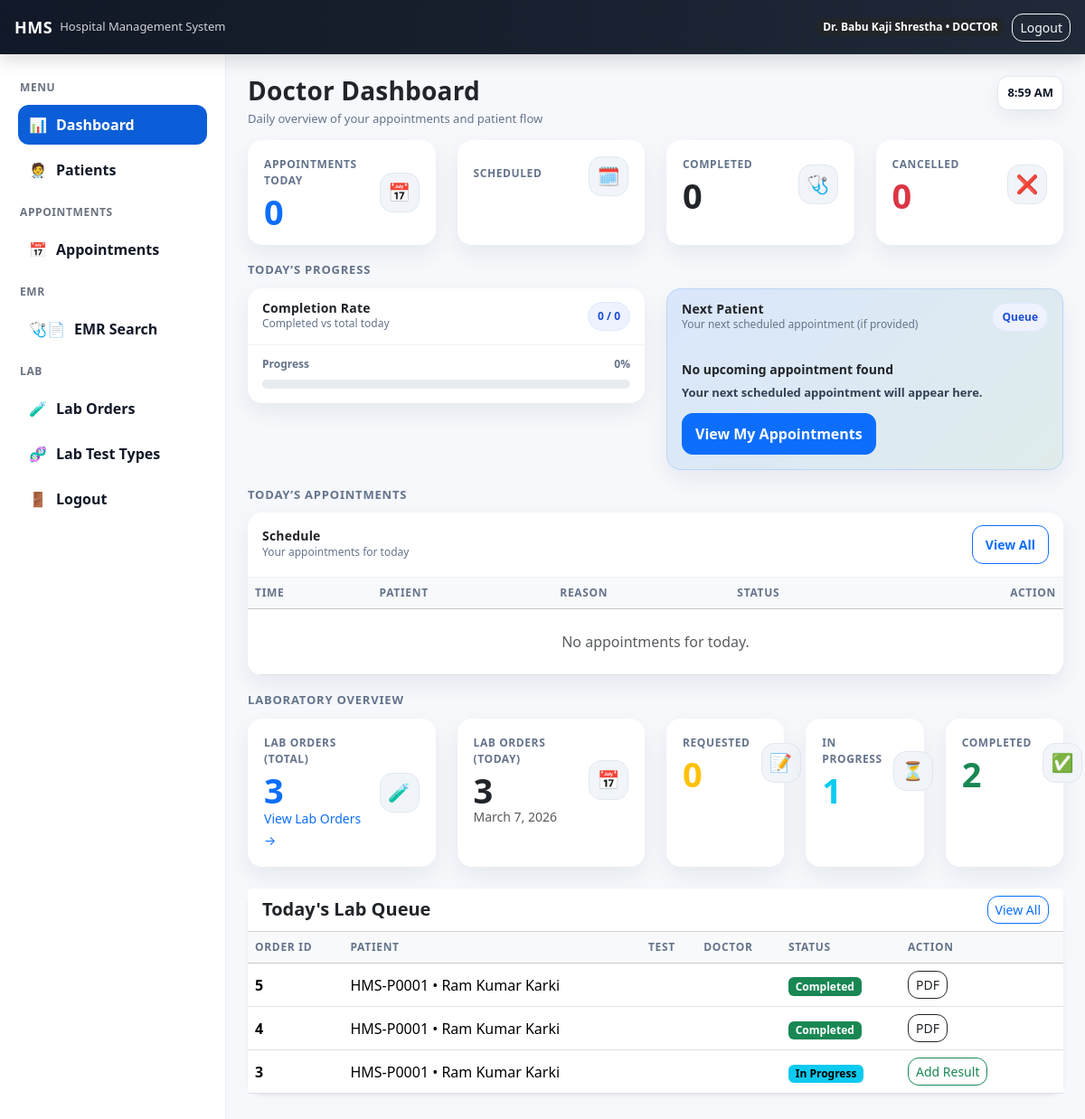
Screenshot of / (signed in) with the database file from the repository.
### accounts/models.py (models this page shows, shortened)
class User(AbstractUser):
    class Role(models.TextChoices):
        ADMIN = 'ADMIN', 'Admin'
        DOCTOR = 'DOCTOR', 'Doctor'
        NURSE = 'NURSE', 'Nurse'
        RECEPTION = 'RECEPTION', 'Reception'
        LAB = 'LAB', 'Lab'
        PHARMACY = 'PHARMACY', 'Pharmacy'
        HR = 'HR', 'HR'
        CASHIER = "CASHIER", "Cashier"
        ACCOUNTANT = "ACCOUNTANT", "Accountant"
    full_name = models.CharField(max_length=150)
    phone_number = models.CharField(max_length=20, blank=True)
    email = models.EmailField(unique=True)
    role = models.CharField(max_length=20, choices=Role.choices, default=Role.RECEPTION)
    department = models.ForeignKey(
        Department, on_delete=models.SET_NULL, null=True, blank=True
    )
    specialization = models.ForeignKey(
        "Specialization",
        on_delete=models.SET_NULL,
        null=True,
        blank=True,
        related_name="doctors"
    )

class LabOrder(models.Model):
    class Status(models.TextChoices):
        REQUESTED = "REQUESTED", "Requested"
        SAMPLE_COLLECTED = "SAMPLE_COLLECTED", "Sample Collected"
        IN_PROGRESS = "IN_PROGRESS", "In Progress"
        COMPLETED = "COMPLETED", "Completed"
        CANCELLED = "CANCELLED", "Cancelled"
    patient = models.ForeignKey("Patient", on_delete=models.CASCADE, related_name="lab_orders")
    requested_by = models.ForeignKey(settings.AUTH_USER_MODEL, on_delete=models.SET_NULL, null=True, related_name="lab_requests")
    status = models.CharField(max_length=30, choices=Status.choices, default=Status.REQUESTED)
    notes = models.TextField(blank=True, default="")
    created_at = models.DateTimeField(auto_now_add=True)
    updated_at = models.DateTimeField(auto_now_add=True)

class Patient(models.Model):
    patient_id = models.CharField(max_length=20, unique=True, editable=False)
    full_name = models.CharField(max_length=150)
    phone_number = models.CharField(max_length=20, blank=True)
    email = models.EmailField(blank=True, null=True)
    address = models.CharField(max_length=255, blank=True)
    gender = models.CharField(max_length=10, choices=[("MALE", "Male"), ("FEMALE", "Female"), ("OTHER", "Other")], blank=True)
    dob = models.DateField(blank=True, null=True)
    created_at = models.DateTimeField(auto_now_add=True)
    assigned_doctor = models.ForeignKey(
        settings.AUTH_USER_MODEL,
        on_delete=models.SET_NULL,
        null=True,
        blank=True,
        related_name="assigned_patients",
        limit_choices_to={"role": "DOCTOR"}
    )

### accounts/views.py (the view, shortened to what this page needs)
# urls.py: path('', dashboard_view, name='dashboard'),
@login_required
def dashboard_view(request):
    role = getattr(request.user, "role", "")
    today = date.today()
    if role == "DOCTOR":
        qs_today = Appointment.objects.filter(
            doctor=request.user,
            appointment_date=today
        )
        today_my_scheduled = Appointment.objects.filter(
            doctor=request.user, status=Appointment.Status.SCHEDULED
        ).count()
        my_today = Appointment.objects.filter(
            doctor=request.user, appointment_date=today).count()
        my_completed = Appointment.objects.filter(
            doctor=request.user, status=Appointment.Status.COMPLETED
        ).count()
        my_cancelled = Appointment.objects.filter(
            doctor=request.user, status=Appointment.Status.CANCELLED
        ).count()
        today_list = qs_today.select_related("patient").order_by("appointment_time")
        now_time = timezone.localtime().time()
        next_appointment = qs_today.filter(
            status=Appointment.Status.SCHEDULED,
            appointment_time__gte=now_time
        ).select_related("patient").order_by("appointment_time").first()
        today = timezone.localdate()
        lab_qs = LabOrder.objects.select_related(
            "patient"
            ).filter(
            patient__assigned_doctor=request.user
        )
        lab_total = lab_qs.count()
        lab_today = lab_qs.filter(
            created_at__date=today
        ).count()
        lab_requested = lab_qs.filter(
            status=LabOrder.Status.REQUESTED
        ).count()
        lab_in_progress = lab_qs.filter(
            status=LabOrder.Status.IN_PROGRESS
        ).count()
        lab_completed = lab_qs.filter(
            status=LabOrder.Status.COMPLETED
        ).count()
        today_lab_orders = lab_qs.filter(
            created_at__date=today
        ).order_by("-created_at")
        return render(request, "accounts/dashboard_doctor.html", {
            "my_today": my_today,
            "today_my_scheduled": today_my_scheduled,
            "my_completed": my_completed,
            "my_cancelled": my_cancelled,
            "today_list": today_list,
            "next_appointment": next_appointment,
            "lab_total": lab_total,
            "lab_today": lab_today,
            "lab_requested": lab_requested,
            "lab_in_progress": lab_in_progress,
            "lab_completed": lab_completed,
            "today_lab_orders": today_lab_orders,
            "today": today,
        })

### templates/accounts/dashboard_doctor.html (shortened to what this page needs)
{% extends "base.html" %}
{% block content %}
<div class="dash-header">
  <div>
    <h3 class="dash-title">Doctor Dashboard</h3>
    <p class="dash-sub">Daily overview of your appointments and patient flow</p>
  </div>
  <div class="clock" id="liveClock">--:--</div>
</div>
<div class="row g-4">
  <div class="col-md-3">
    <div class="card kpi-card">
      <div class="kpi-body">
        <div>
          <div class="kpi-label">Appointments Today</div>
          <div class="kpi-value text-primary">{{ my_today }}</div>
        </div>
        <div class="kpi-icon">📅</div>
      </div>
    </div>
  </div>
  <div class="col-md-3">
    <div class="card kpi-card">
      <div class="kpi-body">
        <div>
          <div class="kpi-label">Scheduled</div>
        </div>
        <div class="kpi-icon">🗓️</div>
      </div>
    </div>
  </div>
  <div class="col-md-3">
    <div class="card kpi-card">
      <div class="kpi-body">
        <div>
          <div class="kpi-label">Completed</div>
          <div class="kpi-value text-dark">{{ my_completed }}</div>
        </div>
        <div class="kpi-icon">🩺</div>
      </div>
    </div>
  </div>
  <div class="col-md-3">
    <div class="card kpi-card">
      <div class="kpi-body">
        <div>
          <div class="kpi-label">Cancelled</div>
          <div class="kpi-value text-danger">{{ my_cancelled }}</div>
        </div>
        <div class="kpi-icon">❌</div>
      </div>
    </div>
  </div>
</div>
<div class="section-title">Today’s Progress</div>
<div class="row g-4">
  <div class="col-lg-6">
    <div class="panel-card">
      <div class="panel-head">
        <div>
          <h5>Completion Rate</h5>
          <div class="small">Completed vs total today</div>
        </div>
        <span class="badge-soft">
          {{ my_completed }} / {{ my_today }}
        </span>
      </div>
      <div class="progress-wrap">
        <div class="progress-meta">
          <span>Progress</span>
          <span id="progressText">0%</span>
        </div>
        <div class="progress" role="progressbar" aria-label="Doctor progress">
        </div>
      </div>
    </div>
  </div>
  <div class="col-lg-6">
    <div class="panel-card next-card">
      <div class="panel-head" style="border-bottom:0;">
        <div>
          <h5>Next Patient</h5>
          <div class="small">Your next scheduled appointment (if provided)</div>
        </div>
        <span class="badge-soft">Queue</span>
      </div>
      <div class="next-body">
        {% if next_appointment %}
          <p class="next-title">
            {{ next_appointment.patient.full_name }}
          </p>
          <p class="next-line">
            🕒 {{ next_appointment.appointment_time|date:"h:i A" }}
            • 📌 {{ next_appointment.reason|default:"Consultation" }}
          </p>
          <div class="next-actions">
            <a class="btn btn-primary btn-round" href="{% url 'appointment_list' %}">
              Open Schedule
            </a>
          </div>
        {% else %}
          <p class="next-title">No upcoming appointment found</p>
          <p class="next-line">Your next scheduled appointment will appear here.</p>
          <div class="next-actions">
            <a class="btn btn-primary btn-round" href="{% url 'appointment_list' %}">
              View My Appointments
            </a>
          </div>
        {% endif %}
      </div>
    </div>
  </div>
</div>
<div class="section-title">Today’s Appointments</div>
<div class="panel-card">
  <div class="panel-head">
    <div>
      <h5>Schedule</h5>
      <div class="small">Your appointments for today</div>
    </div>
    <a class="btn btn-sm btn-outline-primary btn-round" href="{% url 'appointment_list' %}">
      View All
    </a>
  </div>
  <div class="table-responsive">
    <table class="table table-hover mb-0 align-middle">
      <thead class="table-light">
        <tr>
          <th>Time</th>
          <th>Patient</th>
          <th>Reason</th>
          <th>Status</th>
          <th class="text-end">Action</th>
        </tr>
      </thead>
      <tbody>
        {% if today_list %}
          {% for a in today_list %}
            <tr>
              <td class="fw-semibold">
                {{ a.appointment_time|date:"h:i A" }}
              </td>
              <td>
                {{ a.patient.full_name }}
                {% if a.patient.phone_number %}
                  <div class="text-muted small">{{ a.patient.phone_number }}</div>
                {% endif %}
              </td>
              <td>{{ a.reason|default:"-" }}</td>
              <td>
                {% if a.status == "SCHEDULED" or a.status == "Scheduled" %}
                  <span class="pill pill-scheduled">Scheduled</span>
                {% elif a.status == "COMPLETED" or a.status == "Completed" %}
                  <span class="pill pill-completed">Completed</span>
                {% elif a.status == "CANCELLED" or a.status == "Cancelled" %}
                  <span class="pill pill-cancelled">Cancelled</span>
                {% else %}
                  <span class="pill" style="background:#f1f5f9;border-color:#e2e8f0;color:#0f172a;">{{ a.status }}</span>
                {% endif %}
              </td>
              <td class="text-end">
                <a class="btn btn-sm btn-outline-secondary btn-round" href="{% url 'appointment_list' %}">
                  Open
                </a>
                {% if a.status == "Scheduled" or a.status == "SCHEDULED" %}
                  <a class="btn btn-sm btn-outline-success btn-round" href="{% url 'appointment_complete' a.id %}">
                    Complete
                  </a>
                {% endif %}
              </td>
            </tr>
          {% endfor %}
        {% else %}
          <tr>
            <td colspan="5" class="text-center text-muted py-4">
              No appointments for today.
            </td>
          </tr>
        {% endif %}
      </tbody>
    </table>
  </div>
</div>
<div class="section-title">Laboratory Overview</div>
<div class="row g-4">
  <div class="col-md-3">
    <div class="card kpi-card">
      <div class="kpi-body">
        <div>
          <div class="kpi-label">Lab Orders (Total)</div>
          <div class="kpi-value text-primary">{{ lab_total }}</div>
          <a class="small text-decoration-none" href="{% url 'lab_order_list' %}">View Lab Orders →</a>
        </div>
        <div class="kpi-icon">🧪</div>
      </div>
    </div>
  </div>
  <div class="col-md-3">
    <div class="card kpi-card">
      <div class="kpi-body">
        <div>
          <div class="kpi-label">Lab Orders (Today)</div>
          <div class="kpi-value text-dark">{{ lab_today }}</div>
          <div class="small text-muted">{{ today }}</div>
        </div>
        <div class="kpi-icon">📅</div>
      </div>
    </div>
  </div>
  <div class="col-md-2">
    <div class="card kpi-card">
      <div class="kpi-body">
        <div>
          <div class="kpi-label">Requested</div>
          <div class="kpi-value text-warning">{{ lab_requested }}</div>
        </div>
        <div class="kpi-icon">📝</div>
      </div>
    </div>
  </div>
  <div class="col-md-2">
    <div class="card kpi-card">
      <div class="kpi-body">
        <div>
          <div class="kpi-label">In Progress</div>
          <div class="kpi-value text-info">{{ lab_in_progress }}</div>
        </div>
        <div class="kpi-icon">⏳</div>
      </div>
    </div>
  </div>
  <div class="col-md-2">
    <div class="card kpi-card">
      <div class="kpi-body">
        <div>
          <div class="kpi-label">Completed</div>
          <div class="kpi-value text-success">{{ lab_completed }}</div>
        </div>
        <div class="kpi-icon">✅</div>
      </div>
    </div>
  </div>
</div>
<div class="card shadow-sm mt-4">
  <div class="card-header bg-white d-flex justify-content-between align-items-center">
    <h5 class="fw-bold mb-0">Today's Lab Queue</h5>
    <a class="btn btn-sm btn-outline-primary" href="{% url 'lab_order_list' %}">
      View All
    </a>
  </div>
  <div class="table-responsive">
    <table class="table table-hover align-middle mb-0">
      <thead class="table-light">
        <tr>
          <th>Order ID</th>
          <th>Patient</th>
          <th>Test</th>
          <th>Doctor</th>
          <th>Status</th>
          <th style="width:180px;">Action</th>
        </tr>
      </thead>
      <tbody>
        {% for order in today_lab_orders %}
        <tr>
          <td class="fw-semibold">{{ order.id }}</td>
          <td>
            {{ order.patient.patient_id }} • {{ order.patient.full_name }}
          </td>
          <td>{{ order.test_type.name }}</td>
          <td>{{ order.doctor.full_name }}</td>
          <td>
            {% if order.status == "REQUESTED" %}
              <span class="badge text-bg-warning">Requested</span>
            {% elif order.status == "IN_PROGRESS" %}
              <span class="badge text-bg-info">In Progress</span>
            {% elif order.status == "COMPLETED" %}
              <span class="badge text-bg-success">Completed</span>
            {% endif %}
          </td>
          <td class="d-flex gap-2 flex-wrap">
            {% if order.status == "IN_PROGRESS" %}
              <a class="btn btn-sm btn-outline-success"
                 href="{% url 'lab_result_entry' order.id %}">
                 Add Result
              </a>
            {% endif %}
            {% if order.status == "COMPLETED" %}
              <a class="btn btn-sm btn-outline-dark"
                 href="{% url 'lab_report_pdf' order.id %}">
                 PDF
              </a>
            {% endif %}
          </td>
        </tr>
        {% empty %}
        <tr>
          <td colspan="6" class="text-center text-muted py-4">
            No lab orders today
          </td>
        </tr>
        {% endfor %}
      </tbody>
    </table>
  </div>
</div>
{% endblock %}

### templates/base.html (shortened to what this page needs)
{% load static %}
<!doctype html>
<html lang="en">
<head>
  <link href="https://cdn.jsdelivr.net/npm/bootstrap@5.3.3/dist/css/bootstrap.min.css" rel="stylesheet">
  <link rel="stylesheet" href="{% static 'css/style.css' %}">
</head>
<body class="hms-body">
  <header class="hms-topbar">
    <div class="container-fluid d-flex align-items-center justify-content-between px-3">
      <div class="d-flex align-items-center gap-2">
        <div class="hms-brand">HMS</div>
        <span class="hms-subtitle">Hospital Management System</span>
      </div>
      <div class="d-flex align-items-center gap-2">
        {% if user.is_authenticated %}
          <span class="badge rounded-pill text-bg-dark">
            {{ user.full_name }} • {{ user.role }}
          </span>
          <a class="btn btn-sm btn-outline-light" href="{% url 'logout' %}">Logout</a>
        {% else %}
          <a class="btn btn-sm btn-outline-light" href="{% url 'login' %}">Login</a>
        {% endif %}
      </div>
    </div>
  </header>
  <div class="hms-layout">
    {% if user.is_authenticated %}
      {% include "partials/sidebar.html" %}
    {% endif %}
    <main class="hms-main">
      <div class="container-fluid p-4">
        {% block content %}{% endblock %}
      </div>
    </main>
  </div>
</body>
</html>

### rows the page displays
User: full_name "Dr. Babu Kaji Shrestha", role "DOCTOR"
LabOrder: id "5", patient.patient_id "HMS-P0001", patient.full_name "Ram Kumar Karki", status "Completed"
LabOrder: id "4", patient.patient_id "HMS-P0001", patient.full_name "Ram Kumar Karki", status "Completed"
LabOrder: id "3", patient.patient_id "HMS-P0001", patient.full_name "Ram Kumar Karki", status "In Progress"

### other values shown
{{ my_today }} "0"
{{ my_completed }} "0"
{{ my_cancelled }} "0"
{{ lab_total }} "3"
{{ lab_today }} "3"
{{ today }} "March 7, 2026"
{{ lab_requested }} "0"
{{ lab_in_progress }} "1"
{{ lab_completed }} "2"
